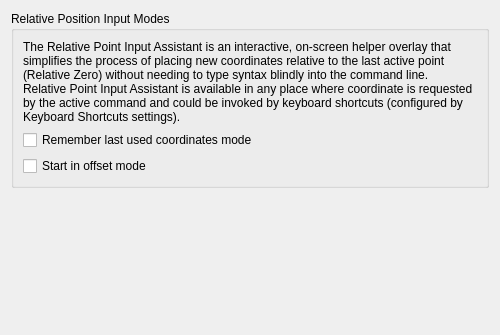
<?xml version="1.0" encoding="UTF-8"?>
<ui version="4.0">
 <class>LC_SettingsPageInputAssistant</class>
 <widget class="QWidget" name="LC_SettingsPageInputAssistant">
  <property name="geometry">
   <rect>
    <x>0</x>
    <y>0</y>
    <width>500</width>
    <height>335</height>
   </rect>
  </property>
  <layout class="QVBoxLayout" name="mainLayout">
   <item>
    <widget class="QGroupBox" name="gbAssistantModes">
     <property name="title">
      <string>Relative Position Input Modes</string>
     </property>
     <layout class="QVBoxLayout" name="layModes">
      <item>
       <widget class="QLabel" name="label">
        <property name="text">
         <string>The Relative Point Input Assistant is an interactive, on-screen helper overlay that simplifies the process of placing new coordinates relative to the last active point (Relative Zero) without needing to type syntax blindly into the command line.&lt;br&gt;Relative Point Input Assistant is available in any place where coordinate is requested by the active command and could be invoked by keyboard shortcuts (configured by Keyboard Shortcuts settings).</string>
        </property>
        <property name="wordWrap">
         <bool>true</bool>
        </property>
       </widget>
      </item>
      <item>
       <widget class="QCheckBox" name="cbRelativePositionAssistantRememberMode">
        <property name="toolTip">
         <string>Use Last Used Mode

If checked, used coordinates entering mode will be saved
and retained across consecutive point input prompts.
Otherwise, explicitly specified mode will be used on next invocation.</string>
        </property>
        <property name="text">
         <string>Remember last used coordinates mode</string>
        </property>
       </widget>
      </item>
      <item>
       <widget class="QCheckBox" name="cbRelativePositionAssistantStartInOffsetMode">
        <property name="toolTip">
         <string>Relative (Offset) or Absolute Mode

If selected, on invocation the assistant will be in relative coordinates (offset) mode. 
Otherwise, it will prompt to enter absolute coordinates.</string>
        </property>
        <property name="text">
         <string>Start in offset mode</string>
        </property>
       </widget>
      </item>
     </layout>
    </widget>
   </item>
   <item>
    <spacer name="verticalSpacer">
     <property name="orientation">
      <enum>Qt::Orientation::Vertical</enum>
     </property>
     <property name="sizeHint" stdset="0">
      <size>
       <width>20</width>
       <height>40</height>
      </size>
     </property>
    </spacer>
   </item>
  </layout>
 </widget>
 <resources/>
 <connections/>
</ui>
